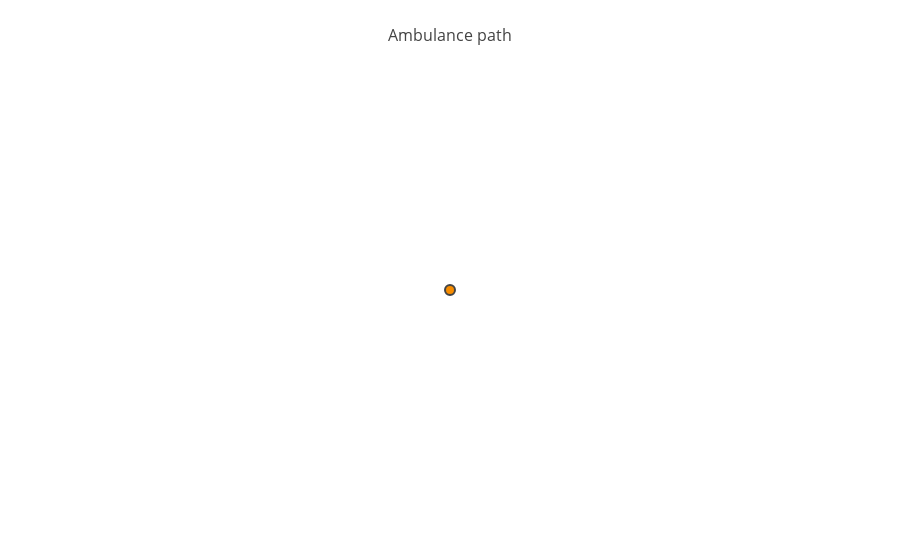

This figure's notebook cell:
### Code cell
map_40 = load_map_40()
show_map(map_40)

### Figure 1 — Plotly figure (JSON) as saved in the notebook; plotly's stock layout.template omitted (floating-point values rounded to 4 significant figures)
{"data": [{"hoverinfo": "none", "line": {"color": "#888", "width": 0.5}, "mode": "lines", "type": "scatter", "uid": "1926f705-de2b-4747-9069-6f035b3111fe", "x": [], "y": []}, {"hoverinfo": "text", "marker": {"color": [0], "colorbar": {"thickness": 15, "title": {"side": "right", "text": "Node Connections"}, "xanchor": "left"}, "colorscale": "Hot", "line": {"width": 2}, "reversescale": true, "showscale": false, "size": 10}, "mode": "markers", "text": ["Intersection 0"], "type": "scatter", "uid": "67b444ce-6f7b-4081-9604-2f1b1d8911a2", "x": [76], "y": [390]}], "layout": {"hovermode": "closest", "margin": {"b": 20, "l": 5, "r": 5, "t": 40}, "showlegend": false, "title": {"font": {"size": 16}, "text": "<br>Ambulance path"}, "xaxis": {"showgrid": false, "showticklabels": false, "zeroline": false}, "yaxis": {"showgrid": false, "showticklabels": false, "zeroline": false}}}
